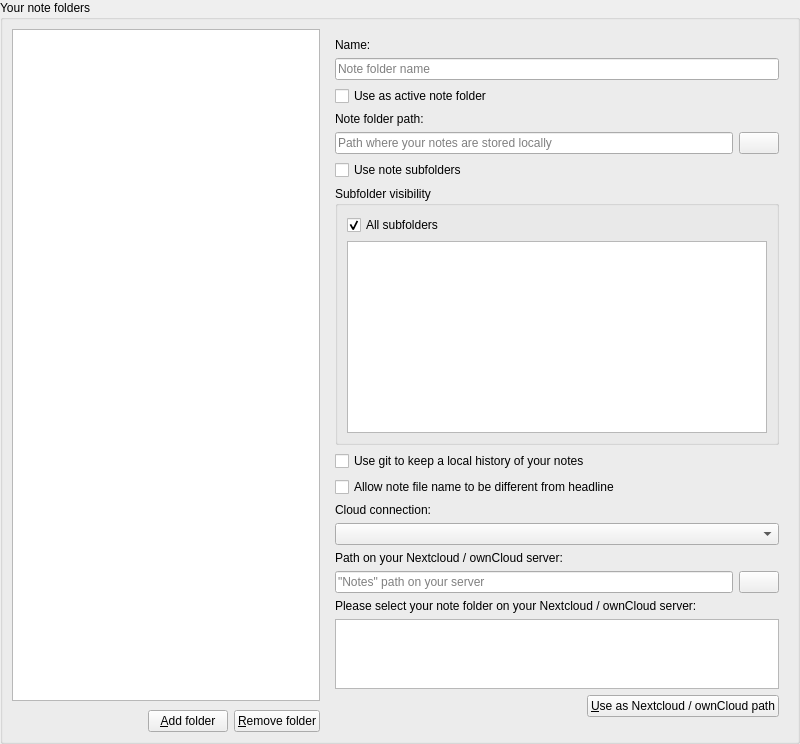
<?xml version="1.0" encoding="UTF-8"?>
<ui version="4.0">
 <class>NoteFolderSettingsWidget</class>
 <widget class="QWidget" name="NoteFolderSettingsWidget">
  <property name="geometry">
   <rect>
    <x>0</x>
    <y>0</y>
    <width>800</width>
    <height>600</height>
   </rect>
  </property>
  <layout class="QGridLayout" name="gridLayout_19">
   <property name="leftMargin">
    <number>0</number>
   </property>
   <property name="topMargin">
    <number>0</number>
   </property>
   <property name="rightMargin">
    <number>0</number>
   </property>
   <property name="bottomMargin">
    <number>0</number>
   </property>
   <item row="0" column="0">
    <widget class="QGroupBox" name="groupBox_13">
     <property name="title">
      <string>Your note folders</string>
     </property>
     <layout class="QGridLayout" name="gridLayout_21">
      <item row="0" column="0">
       <widget class="QFrame" name="noteFolderSelectFrame">
        <property name="sizePolicy">
         <sizepolicy hsizetype="Preferred" vsizetype="Preferred">
          <horstretch>2</horstretch>
          <verstretch>0</verstretch>
         </sizepolicy>
        </property>
        <property name="frameShape">
         <enum>QFrame::Shape::NoFrame</enum>
        </property>
        <property name="frameShadow">
         <enum>QFrame::Shadow::Raised</enum>
        </property>
        <layout class="QGridLayout" name="gridLayout_20">
         <property name="leftMargin">
          <number>0</number>
         </property>
         <property name="topMargin">
          <number>0</number>
         </property>
         <property name="rightMargin">
          <number>0</number>
         </property>
         <property name="bottomMargin">
          <number>0</number>
         </property>
         <property name="spacing">
          <number>9</number>
         </property>
         <item row="0" column="0">
          <widget class="NoteFolderListWidget" name="noteFolderListWidget">
           <property name="sizePolicy">
            <sizepolicy hsizetype="Expanding" vsizetype="Expanding">
             <horstretch>2</horstretch>
             <verstretch>0</verstretch>
            </sizepolicy>
           </property>
           <property name="dragEnabled">
            <bool>true</bool>
           </property>
           <property name="dragDropMode">
            <enum>QAbstractItemView::DragDropMode::InternalMove</enum>
           </property>
           <property name="defaultDropAction">
            <enum>Qt::DropAction::TargetMoveAction</enum>
           </property>
          </widget>
         </item>
         <item row="1" column="0">
          <widget class="QFrame" name="frame">
           <property name="frameShape">
            <enum>QFrame::Shape::NoFrame</enum>
           </property>
           <property name="frameShadow">
            <enum>QFrame::Shadow::Plain</enum>
           </property>
           <layout class="QGridLayout" name="gridLayout_23">
            <property name="leftMargin">
             <number>0</number>
            </property>
            <property name="topMargin">
             <number>0</number>
            </property>
            <property name="rightMargin">
             <number>0</number>
            </property>
            <property name="bottomMargin">
             <number>0</number>
            </property>
            <item row="0" column="1">
             <widget class="QPushButton" name="noteFolderAddButton">
              <property name="text">
               <string>&amp;Add folder</string>
              </property>
              <property name="icon">
               <iconset theme="folder-new" resource="../../breeze-qownnotes.qrc">
                <normaloff>:/icons/breeze-qownnotes/16x16/folder-new.svg</normaloff>:/icons/breeze-qownnotes/16x16/folder-new.svg</iconset>
              </property>
             </widget>
            </item>
            <item row="0" column="0">
             <spacer name="horizontalSpacer">
              <property name="orientation">
               <enum>Qt::Orientation::Horizontal</enum>
              </property>
              <property name="sizeHint" stdset="0">
               <size>
                <width>40</width>
                <height>20</height>
               </size>
              </property>
             </spacer>
            </item>
            <item row="0" column="2">
             <widget class="QPushButton" name="noteFolderRemoveButton">
              <property name="text">
               <string>&amp;Remove folder</string>
              </property>
              <property name="icon">
               <iconset theme="edit-delete" resource="../../breeze-qownnotes.qrc">
                <normaloff>:/icons/breeze-qownnotes/16x16/edit-delete.svg</normaloff>:/icons/breeze-qownnotes/16x16/edit-delete.svg</iconset>
              </property>
             </widget>
            </item>
           </layout>
          </widget>
         </item>
        </layout>
       </widget>
      </item>
      <item row="0" column="3">
       <widget class="QFrame" name="noteFolderEditFrame">
        <property name="sizePolicy">
         <sizepolicy hsizetype="Preferred" vsizetype="Preferred">
          <horstretch>3</horstretch>
          <verstretch>0</verstretch>
         </sizepolicy>
        </property>
        <property name="frameShape">
         <enum>QFrame::Shape::NoFrame</enum>
        </property>
        <property name="frameShadow">
         <enum>QFrame::Shadow::Raised</enum>
        </property>
        <layout class="QGridLayout" name="gridLayout_22">
         <item row="13" column="0" colspan="2">
          <widget class="QFrame" name="noteFolderRemotePathTreeWidgetFrame">
           <property name="frameShape">
            <enum>QFrame::Shape::NoFrame</enum>
           </property>
           <property name="frameShadow">
            <enum>QFrame::Shadow::Raised</enum>
           </property>
           <layout class="QGridLayout" name="gridLayout_25">
            <property name="leftMargin">
             <number>0</number>
            </property>
            <property name="topMargin">
             <number>0</number>
            </property>
            <property name="rightMargin">
             <number>0</number>
            </property>
            <property name="bottomMargin">
             <number>0</number>
            </property>
            <item row="2" column="0">
             <widget class="QFrame" name="frame_3">
              <property name="frameShape">
               <enum>QFrame::Shape::NoFrame</enum>
              </property>
              <layout class="QGridLayout" name="gridLayout_26">
               <property name="leftMargin">
                <number>0</number>
               </property>
               <property name="topMargin">
                <number>0</number>
               </property>
               <property name="rightMargin">
                <number>0</number>
               </property>
               <property name="bottomMargin">
                <number>0</number>
               </property>
               <item row="0" column="1">
                <widget class="QPushButton" name="useCloudPathButton">
                 <property name="toolTip">
                  <string>Click here to use the selected folder from your server as note folder</string>
                 </property>
                 <property name="text">
                   <string>&amp;Use as Nextcloud / ownCloud path</string>
                 </property>
                 <property name="icon">
                  <iconset theme="document-open" resource="../../breeze-qownnotes.qrc">
                   <normaloff>:/icons/breeze-qownnotes/16x16/document-open.svg</normaloff>:/icons/breeze-qownnotes/16x16/document-open.svg</iconset>
                 </property>
                </widget>
               </item>
               <item row="0" column="0">
                <spacer name="horizontalSpacer_2">
                 <property name="orientation">
                  <enum>Qt::Orientation::Horizontal</enum>
                 </property>
                 <property name="sizeHint" stdset="0">
                  <size>
                   <width>40</width>
                   <height>20</height>
                  </size>
                 </property>
                </spacer>
               </item>
              </layout>
             </widget>
            </item>
            <item row="1" column="0">
             <widget class="QTreeWidget" name="noteFolderRemotePathTreeWidget">
              <attribute name="headerVisible">
               <bool>false</bool>
              </attribute>
              <column>
               <property name="text">
                <string>path</string>
               </property>
              </column>
             </widget>
            </item>
            <item row="0" column="0">
             <widget class="QLabel" name="noteFolderRemotePathListLabel">
              <property name="text">
                <string>Please select your note folder on your Nextcloud / ownCloud server:</string>
              </property>
             </widget>
            </item>
           </layout>
          </widget>
         </item>
         <item row="9" column="0" colspan="2">
          <widget class="QLabel" name="noteFolderCloudConnectionLabel">
           <property name="text">
            <string>Cloud connection:</string>
           </property>
          </widget>
         </item>
         <item row="10" column="0" colspan="2">
          <widget class="QComboBox" name="noteFolderCloudConnectionComboBox"/>
         </item>
         <item row="11" column="0" colspan="2">
          <widget class="QLabel" name="noteFolderRemotePathLabel">
           <property name="text">
             <string>Path on your Nextcloud / ownCloud server:</string>
           </property>
          </widget>
         </item>
         <item row="14" column="0">
          <widget class="QFrame" name="noteFolderVerticalSpacerFrame">
           <property name="frameShape">
            <enum>QFrame::Shape::NoFrame</enum>
           </property>
           <property name="frameShadow">
            <enum>QFrame::Shadow::Raised</enum>
           </property>
           <layout class="QGridLayout" name="gridLayout_27">
            <property name="leftMargin">
             <number>0</number>
            </property>
            <property name="topMargin">
             <number>0</number>
            </property>
            <property name="rightMargin">
             <number>0</number>
            </property>
            <property name="bottomMargin">
             <number>0</number>
            </property>
            <item row="0" column="0">
             <spacer name="noteFolderVerticalSpacer">
              <property name="orientation">
               <enum>Qt::Vertical</enum>
              </property>
              <property name="sizeType">
               <enum>QSizePolicy::Policy::Expanding</enum>
              </property>
              <property name="sizeHint" stdset="0">
               <size>
                <width>20</width>
                <height>5</height>
               </size>
              </property>
             </spacer>
            </item>
           </layout>
          </widget>
         </item>
         <item row="3" column="0" colspan="2">
          <widget class="QLabel" name="label_13">
           <property name="text">
            <string>Note folder path:</string>
           </property>
          </widget>
         </item>
         <item row="6" column="0" colspan="2">
          <widget class="QGroupBox" name="noteFolderSubfolderSettingsFrame">
           <property name="sizePolicy">
            <sizepolicy hsizetype="Preferred" vsizetype="Fixed">
             <horstretch>0</horstretch>
             <verstretch>0</verstretch>
            </sizepolicy>
           </property>
           <property name="title">
            <string>Subfolder visibility</string>
           </property>
           <layout class="QVBoxLayout" name="subfolderSettingsLayout">
            <item>
             <widget class="QCheckBox" name="noteFolderAllSubfoldersCheckBox">
              <property name="toolTip">
               <string>If checked, all subfolders will be shown. If unchecked, you can select which subfolders to show.</string>
              </property>
              <property name="text">
               <string>All subfolders</string>
              </property>
              <property name="checked">
               <bool>true</bool>
              </property>
             </widget>
            </item>
            <item>
             <widget class="QTreeWidget" name="noteFolderSubfolderTreeWidget">
              <property name="toolTip">
               <string>Select which subfolders to show. Unchecked subfolders and their children will be ignored.</string>
              </property>
              <property name="maximumSize">
               <size>
                <width>16777215</width>
                <height>200</height>
               </size>
              </property>
              <property name="headerHidden">
               <bool>true</bool>
              </property>
              <column>
               <property name="text">
                <string notr="true">1</string>
               </property>
              </column>
             </widget>
            </item>
           </layout>
          </widget>
         </item>
         <item row="7" column="0" colspan="2">
          <widget class="QCheckBox" name="noteFolderGitCommitCheckBox">
           <property name="toolTip">
            <string>You need to have git installed to make this work!</string>
           </property>
           <property name="text">
            <string>Use git to keep a local history of your notes</string>
           </property>
          </widget>
         </item>
         <item row="2" column="0" colspan="2">
          <widget class="QCheckBox" name="noteFolderActiveCheckBox">
           <property name="text">
            <string>Use as active note folder</string>
           </property>
          </widget>
         </item>
         <item row="5" column="0" colspan="2">
          <widget class="QCheckBox" name="noteFolderShowSubfoldersCheckBox">
           <property name="toolTip">
             <string>Be aware that the Nextcloud / ownCloud notes app doesn't support subfolders!</string>
           </property>
           <property name="text">
            <string>Use note subfolders</string>
           </property>
          </widget>
         </item>
         <item row="12" column="1">
          <widget class="QPushButton" name="noteFolderRemotePathButton">
           <property name="toolTip">
             <string>Click here to select your remote note path on your Nextcloud / ownCloud server</string>
           </property>
           <property name="text">
            <string/>
           </property>
           <property name="icon">
            <iconset theme="document-open" resource="../../breeze-qownnotes.qrc">
             <normaloff>:/icons/breeze-qownnotes/16x16/document-open.svg</normaloff>:/icons/breeze-qownnotes/16x16/document-open.svg</iconset>
           </property>
          </widget>
         </item>
         <item row="4" column="0">
          <widget class="QLineEdit" name="noteFolderLocalPathLineEdit">
           <property name="readOnly">
            <bool>true</bool>
           </property>
           <property name="placeholderText">
            <string>Path where your notes are stored locally</string>
           </property>
          </widget>
         </item>
         <item row="1" column="0" colspan="2">
          <widget class="QLineEdit" name="noteFolderNameLineEdit">
           <property name="toolTip">
            <string>This name will be viewed in all the menus.</string>
           </property>
           <property name="text">
            <string/>
           </property>
           <property name="placeholderText">
            <string>Note folder name</string>
           </property>
           <property name="clearButtonEnabled">
            <bool>true</bool>
           </property>
          </widget>
         </item>
         <item row="0" column="0" colspan="2">
          <widget class="QLabel" name="label_12">
           <property name="text">
            <string>Name:</string>
           </property>
          </widget>
         </item>
         <item row="4" column="1">
          <widget class="QPushButton" name="noteFolderLocalPathButton">
           <property name="toolTip">
            <string>Click here to select your local note path</string>
           </property>
           <property name="text">
            <string/>
           </property>
           <property name="icon">
            <iconset theme="document-open" resource="../../breeze-qownnotes.qrc">
             <normaloff>:/icons/breeze-qownnotes/16x16/document-open.svg</normaloff>:/icons/breeze-qownnotes/16x16/document-open.svg</iconset>
            </property>
          </widget>
         </item>
         <item row="12" column="0">
          <widget class="QLineEdit" name="noteFolderRemotePathLineEdit">
           <property name="toolTip">
             <string>Set the Nextcloud / ownCloud path where the note folder path will be synced to on your Nextcloud / ownCloud server.</string>
           </property>
           <property name="placeholderText">
            <string extracomment="&quot;Notes&quot; should not be translated">&quot;Notes&quot; path on your server</string>
           </property>
           <property name="clearButtonEnabled">
            <bool>true</bool>
           </property>
          </widget>
         </item>
         <item row="8" column="0" colspan="2">
          <widget class="QCheckBox" name="allowDifferentNoteFileNameCheckBox">
           <property name="toolTip">
            <string>This also allows note files to be renamed</string>
           </property>
           <property name="text">
            <string>Allow note file name to be different from headline</string>
           </property>
          </widget>
         </item>
        </layout>
       </widget>
      </item>
     </layout>
    </widget>
   </item>
  </layout>
 </widget>
 <customwidgets>
  <customwidget>
   <class>NoteFolderListWidget</class>
   <extends>QListWidget</extends>
   <header location="global">widgets/notefolderlistwidget.h</header>
  </customwidget>
 </customwidgets>
 <resources>
  <include location="../../breeze-qownnotes.qrc"/>
 </resources>
 <connections/>
</ui>
